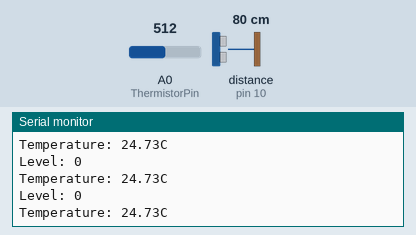
Recording of a sketch running on a simulated Arduino Uno, built with avr-gcc and run on an emulated ATmega328P. On the bench: the last lines printed to the serial monitor. Wiring (inferred from the names in the program): ultrasonic range finder: trigger pin 9; echo pin 10. The inputs (shaded band) are chosen by the test bench; at power-on: A0 (ThermistorPin) = 512, distance to the obstacle (sensor on pin 10) 80 cm. The echo pulse lasts 58.3 µs per cm.

Above: at 1.3 s.
1.4 s: A0 (ThermistorPin) set to 716
At 1.83 s:
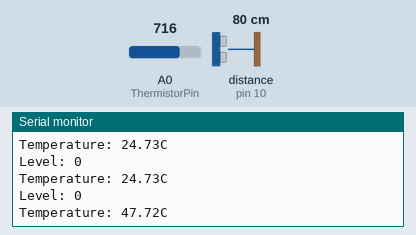
2.9 s: A0 (ThermistorPin) set to 900
At 3.35 s:
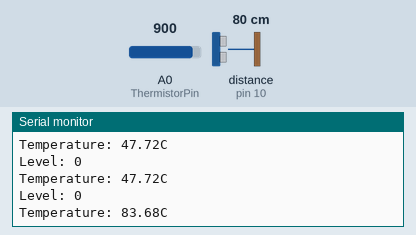
Timing chart, 0 to 5.9 s (numbered marks = the images above; inputs shaded):
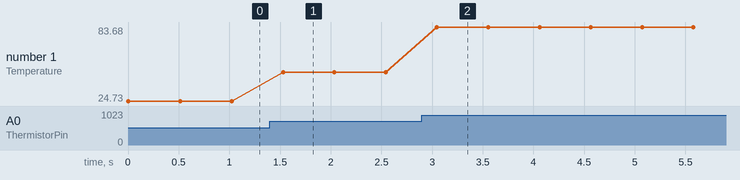

The sketch:

Temp_Ultra_serial.ino
```cpp
int ThermistorPin = 0;
int Vo;
float R1 = 10000;
float logR2, R2, T;
float c1 = 1.009249522e-03, c2 = 2.378405444e-04, c3 = 2.019202697e-07;
// defines pins numbers
const int trigPin = 9;
const int echoPin = 10;
// defines variables
long duration;
int level;
int distance;
void setup() {
Serial.begin(9600);
pinMode(trigPin, OUTPUT); // Sets the trigPin as an Output
pinMode(echoPin, INPUT); // Sets the echoPin as an Input
Serial.begin(9600); // Starts the serial communication
}

void loop() {
  Vo = analogRead(ThermistorPin);
  R2 = R1 * (1023.0 / (float)Vo - 1.0);
  logR2 = log(R2);
  T = (1.0 / (c1 + c2*logR2 + c3*logR2*logR2*logR2));
  T = T - 273.15;
 //T = (T * 9.0)/ 5.0 + 32.0;

  Serial.print("Temperature: ");
  Serial.print(T);
  Serial.println("C");
delay(500);
  // Clears the trigPin
digitalWrite(trigPin, LOW);
delayMicroseconds(2);
// Sets the trigPin on HIGH state for 10 micro seconds
digitalWrite(trigPin, HIGH);
delayMicroseconds(10);
digitalWrite(trigPin, LOW);
// Reads the echoPin, returns the sound wave travel time in microseconds
duration = pulseIn(echoPin, HIGH);
// Calculating the distance
distance= duration*0.034/2;
// Prints the distance on the Serial Monitor
Serial.print("Level: ");
Serial.println(level);

}
```

Measured:
- after the input at 1.4 s, the serial monitor: prints a new line after 0.13 s (image 1)
- after the input at 2.9 s, the serial monitor: prints a new line after 0.15 s (image 2)
- plotted number 1: 24.73 → 47.72 after the input at 1.4 s, 47.72 → 83.68 after the input at 2.9 s
